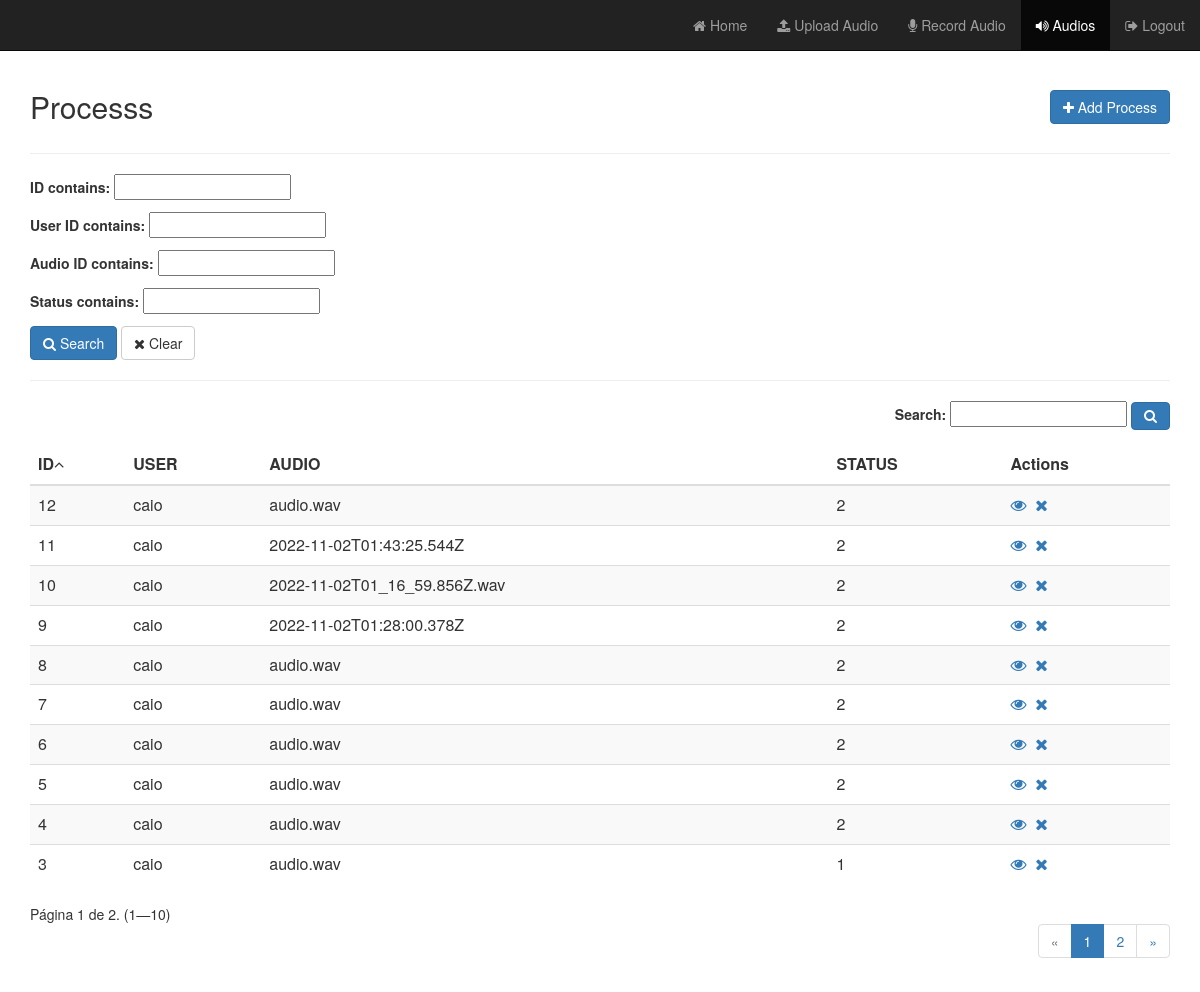
The app's page /process/full/ (signed in), older data.
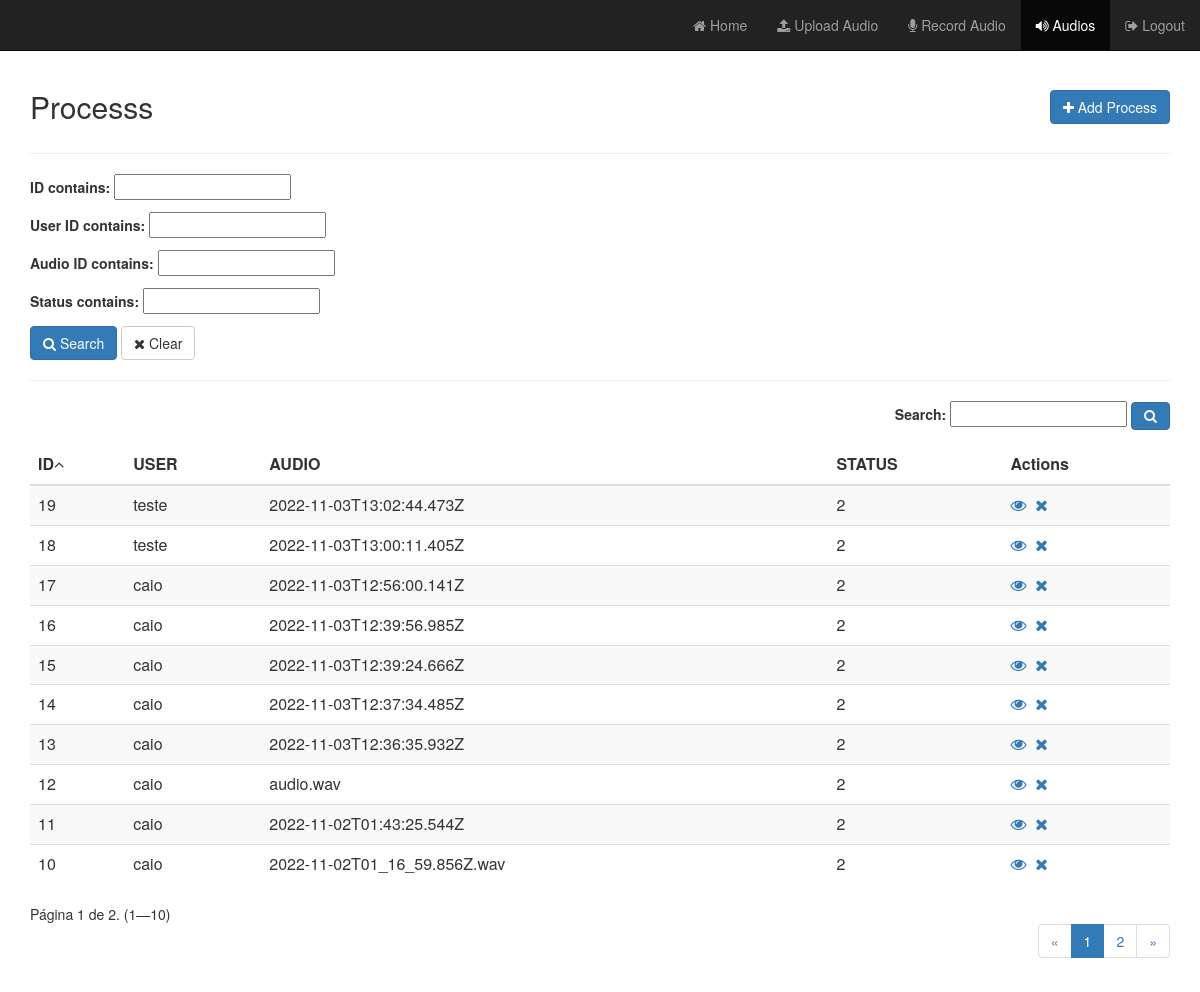
The same page, newer data.
### app/models.py (models this page shows, shortened)
class Timestamp(models.Model):
    created_at = models.DateTimeField(auto_now_add=True)
    updated_at = models.DateTimeField(auto_now=True)
    class Meta:
        abstract = True

class Process(Timestamp):
    user = models.ForeignKey(User, blank=True, null=True, on_delete=models.CASCADE)
    audio = models.ForeignKey(Audio, blank=True, null=True, on_delete=models.CASCADE)
    language = models.CharField(max_length=255, blank=True, null=True)
    process_id = models.TextField(blank=True, null=True, default=str(uuid.uuid4()))
    status = models.IntegerField(choices=STATUS_PROCESS, default=1)
    result = models.TextField(blank=True, null=True)

class Audio(Timestamp):
    user = models.ForeignKey(User, blank=True, null=True, on_delete=models.CASCADE)
    filename = models.CharField(max_length=255, blank=True, null=True)
    cloudinary_url = models.TextField(blank=True, null=True)
    def __str__(self):
        return self.filename

### app/views/process.py (the view, shortened to what this page needs)
class ListFull(LoginRequiredMixin, ProcessMixin, ListView):
    login_url = '/admin/login/'
    template_name = 'process/list_full.html'
    model = Process
    context_object_name = 'processs'
    ordering = '-id'
    paginate_by = 10
    search = ''
    def get_queryset(self):
        queryset = super().get_queryset()
        filter = ProcessFilter(self.request.GET, queryset)
        queryset = self.search_general(filter.qs)
        queryset = self.ordering_data(queryset)
        return queryset
    def search_general(self, qs):
        return qs
    def get_ordering(self):
        if 'ordering' in self.request.GET:
            self.ordering = self.request.GET['ordering']
            if self.ordering:
                return self.ordering
            else:
                self.ordering = '-id'
        return self.ordering
    def ordering_data(self, qs):
        qs = qs.order_by(self.get_ordering())
        return qs
    def get_context_data(self, **kwargs):
        context = super(ListFull, self).get_context_data(**kwargs)
        queryset = self.get_queryset()
        filter = ProcessFilter(self.request.GET, queryset)
        page_size = self.get_paginate_by(queryset)
        if page_size:
            paginator, page, queryset, is_paginated = self.paginate_queryset(queryset, page_size)
            context.update(**{
                'ordering': self.ordering,
                'search': self.search,
                'filter': filter,
                'paginator': paginator,
                'page_obj': page,
                'is_paginated': is_paginated,
                'object_list': queryset
            })
        return context

### app/mixins.py (called while the page is built)
    def get_context_data(self, **kwargs):
        context = super(ProcessMixin, self).get_context_data(**kwargs)
        if self.model:
            context['model_name'] = self.model._meta.verbose_name.title()
            context['model_name_plural'] = self.model._meta.verbose_name_plural.title()
        return context

### app/templatetags/my_tags.py (called while the page is built)
@register.simple_tag(takes_context=True)
def param_replace(context, **kwargs):
    d = context['request'].GET.copy()
    for k, v in kwargs.items():
        d[k] = v
    for k in [k for k, v in d.items() if not v]:
        del d[k]
    return d.urlencode()

### app/templates/process/list_full.html (shortened to what the changed rows need)
﻿{% extends 'base.html' %}
{% load my_tags %}
{% load static %}
{% load form_utils %}
{% block content %}
    <div id="top" class="row">
        <div class="col-sm-3">
            <h2> {{ model_name_plural }}</h2>
        </div>
    </div>
    <form id="advancedForm" method="get" action="{% url 'PROCESS_list_full' %}">
        <div id="list" class="row">
            <div class="col-md-12">
                <table id="table" class="table table-striped" cellspacing="0" cellpadding="0">
                    <thead>
                        <tr>
                             <th>ID</th>
 <th>USER</th>
 <th>AUDIO</th>
 <th>STATUS</th>
                            <th class="actions">Actions</th>
                        </tr>
                    </thead>
                    <tbody>
                    {% for process in object_list %}
                        <tr>
                             <td>{{ process.id }}</td>
 <td>{{ process.user }}</td>
 <td>{{ process.audio }}</td>
 <td>{{ process.status }}</td>
 <td><a href="{% url 'PROCESS_detail' process.id %}"><i class="fa fa-eye"></i></a>&nbsp;&nbsp;<a href="{% url 'PROCESS_delete' process.id %}"><i class="fa fa-close"></i></a></td>
                        </tr>
                    {% endfor %}
                    </tbody>
                </table>
                <div class="row">
                    <div class="col-sm-12">
                        {% if is_paginated %}
                            <ul class="pagination pagination-flat pull-right">
                                {% for i in page_obj.paginator.page_range %}
                                    {% if page_obj.number == i %}
                                        <li class="page-item active"><span>{{ i }} </span>
                                        </li>
                                    {% elif i > page_obj.number|add:'-5' and i < page_obj.number|add:'5' %}
                                        <li class="page-item"><a class="page-link"
                                                                 href="?{% param_replace page=i %}">{{ i }}</a></li>
                                    {% endif %}
                                {% endfor %}
                            </ul>
                        {% endif %}
                    </div>
                </div>
            </div>
        </div>
    </form>
{% endblock %}

Row changes from the older to the newer data that the page shows:
no longer on this page (row unchanged): Process: id "9", user "caio", audio "2022-11-02T01:28:00.378Z", status "2"
no longer on this page (row unchanged): Process: id "8", user "caio", audio "audio.wav", status "2"
no longer on this page (row unchanged): Process: id "7", user "caio", audio "audio.wav", status "2"
no longer on this page (row unchanged): Process: id "6", user "caio", audio "audio.wav", status "2"
no longer on this page (row unchanged): Process: id "5", user "caio", audio "audio.wav", status "2"
no longer on this page (row unchanged): Process: id "4", user "caio", audio "audio.wav", status "2"
no longer on this page (row unchanged): Process: id "3", user "caio", audio "audio.wav", status "1"
added Process: id "19", user "teste", audio "2022-11-03T13:02:44.473Z", status "2"
added Process: id "18", user "teste", audio "2022-11-03T13:00:11.405Z", status "2"
added Process: id "17", user "caio", audio "2022-11-03T12:56:00.141Z", status "2"
added Process: id "16", user "caio", audio "2022-11-03T12:39:56.985Z", status "2"
added Process: id "15", user "caio", audio "2022-11-03T12:39:24.666Z", status "2"
added Process: id "14", user "caio", audio "2022-11-03T12:37:34.485Z", status "2"
added Process: id "13", user "caio", audio "2022-11-03T12:36:35.932Z", status "2"
